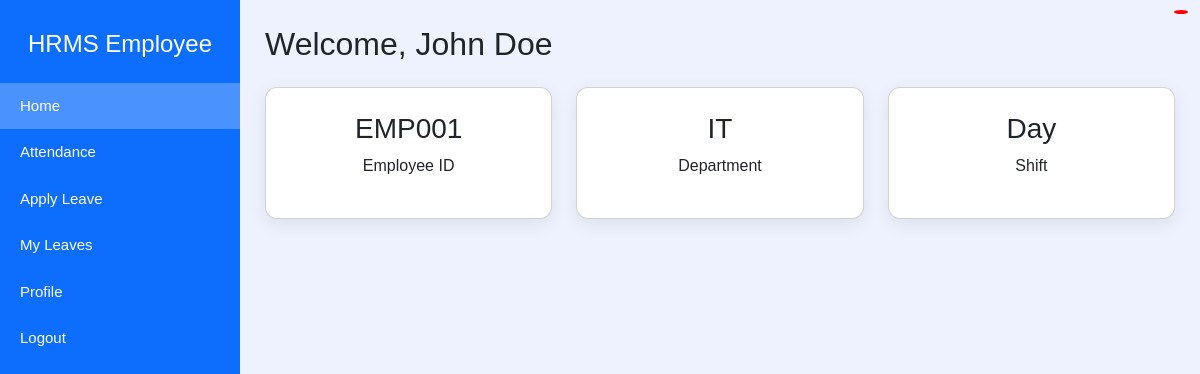
Page /employee.php (signed in) on the committed database.
### tables this page shows
CREATE TABLE employees (
    id INT AUTO_INCREMENT PRIMARY KEY,
    emp_id VARCHAR(20) UNIQUE NOT NULL,
    name VARCHAR(100) NOT NULL,
    department_id INT NOT NULL,
    designation VARCHAR(50) NOT NULL,
    email VARCHAR(100) UNIQUE NOT NULL,
    phone VARCHAR(20),
    shift_id INT,
    created_at TIMESTAMP DEFAULT CURRENT_TIMESTAMP,
    
    FOREIGN KEY (department_id) REFERENCES departments(id) ON DELETE RESTRICT,
    FOREIGN KEY (shift_id) REFERENCES shifts(id) ON DELETE SET NULL
);

CREATE TABLE departments (
    id INT AUTO_INCREMENT PRIMARY KEY,
    name VARCHAR(50) UNIQUE NOT NULL
);

CREATE TABLE shifts (
    id INT AUTO_INCREMENT PRIMARY KEY,
    name VARCHAR(50) NOT NULL,
    start_time TIME NOT NULL,
    end_time TIME NOT NULL
);

### employee.php (the view, shortened to what this page needs)
<?php
$config = require __DIR__ . "/config.php";
try {
    $pdo = new PDO(
        $config['db']['dsn'],
        $config['db']['user'],
        $config['db']['pass'],
        $config['db']['options']
    );
} catch (PDOException $e) {
    die("DB Connection Failed");
}
$empId = $_SESSION['emp_id'] ?? null;
$stmt = $pdo->prepare("
    SELECT e.*, d.name AS dept_name, s.name AS shift_name
    FROM employees e
    LEFT JOIN departments d ON d.id = e.department_id
    LEFT JOIN shifts s ON s.id = e.shift_id
    WHERE e.id=?
");
$stmt->execute([$empId]);
$employee = $stmt->fetch();
?>
<!DOCTYPE html>
<html lang="en">
<head>
    <link href="https://cdn.jsdelivr.net/npm/bootstrap@5.3.0/dist/css/bootstrap.min.css" rel="stylesheet">
</head>
<body>
<div class="sidebar">
    <h4 class="text-center mb-4">HRMS Employee</h4>
    <a href="employee.php" class="active">Home</a>
    <a href="attendance.php">Attendance</a>
    <a href="leaveapply.php">Apply Leave</a>
    <a href="myleave.php">My Leaves</a>
    <a href="profile.php">Profile</a>
    <a href="index.php?logout=1">Logout</a>
</div>
   <div class="notification-wrapper" style="position: fixed; top: 15px; right: 20px; z-index: 9999;">
    <span id="notifCount"
          style="position: absolute; top: -5px; right: -8px; background: red;
                 color: white; padding: 2px 7px; border-radius: 50%; font-size: 12px;">
    </span>
</div>
<div class="content">
    <h2 class="mb-4">Welcome, <?= $employee['name'] ?></h2>
    <div class="row">
        <div class="col-md-4">
            <div class="card p-4 text-center">
                <h3><?= $employee['emp_id'] ?></h3>
                <p>Employee ID</p>
            </div>
        </div>
        <div class="col-md-4">
            <div class="card p-4 text-center">
                <h3><?= $employee['dept_name'] ?></h3>
                <p>Department</p>
            </div>
        </div>
        <div class="col-md-4">
            <div class="card p-4 text-center">
                <h3><?= $employee['shift_name'] ?: 'No Shift' ?></h3>
                <p>Shift</p>
            </div>
        </div>
    </div>
</div>
</body>
</html>

### employee.php (style rules this page uses)
body { background: #eef2ff; font-family: "Poppins", sans-serif; }
.sidebar { width: 240px; height: 100vh; position: fixed; background: #0d6efd; color: #fff; top: 0; left: 0; padding-top: 30px; }
.sidebar a { display: block; padding: 12px 20px; text-decoration: none; color: #fff; font-size: 15px; }
.sidebar a:hover, .sidebar a.active { background: rgba(255,255,255,0.25); }
.content { margin-left: 240px; padding: 25px; }
.card { border-radius: 12px; box-shadow: 0 5px 18px rgba(0,0,0,0.08); }

### rows in the picture
employees: name "John Doe", emp "EMP001", department.name "IT", shift.name "Day"
